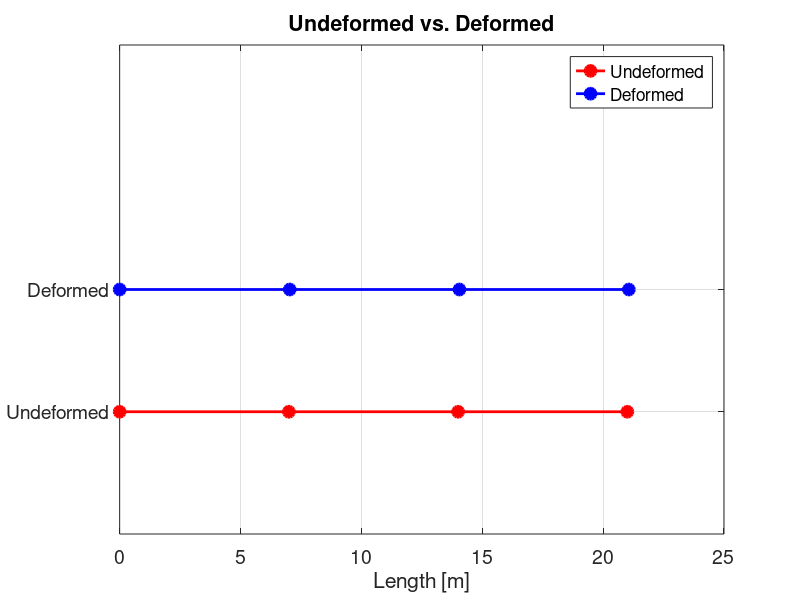
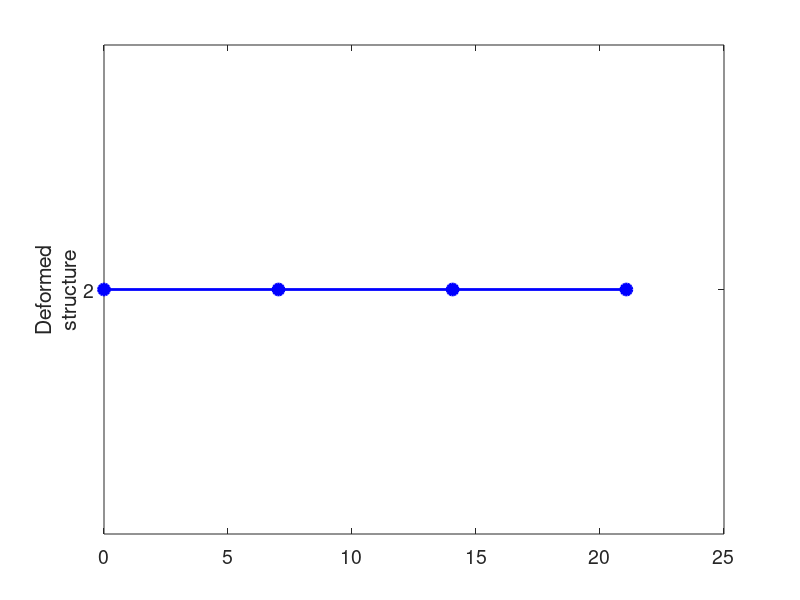

Here is the MATLAB script that generated these plots, in order: (Note: this script raises an error after producing the figures.)
% FEM assignment 1

clear;close all

% I have this data regarding a structure of aligned bar elements
k = 40e3; % stiffness N/m


NrElements = 3;
NrNodes = NrElements +1;
NrFreedooms = 3;

%% Create stiffness matrix
K = zeros(NrNodes);

% Plug in the first element 
i=1;
K(i,i) = k; K(i,i+1) = -k; K(i+1,i) = -k; K(i+1,i+1) = k;

% Plug in the second element
i=2;
K(i,i) = k+K(i,i); K(i,i+1) = -k+K(i,i+1); K(i+1,i) = -k+K(i+1,i); K(i+1,i+1) = k+K(i+1,i+1);

% And the third
i=3;
K(i,i) = k+K(i,i); K(i,i+1) = -k+K(i,i+1); K(i+1,i) = -k+K(i+1,i); K(i+1,i+1) = k+K(i+1,i+1);

%% Define load vector
R = [0;560;560;280];

% Divide the structual equation into 2 matrix equations
D = zeros(4,1);

%% Solve for displacements
D(2:end) = K(2:end,2:end)\R(2:end);


%% Plotting

Undeformed_Points = [0,7,14,21];
Deformed_Points = [0,7+D(2),14+D(3)...
    ,21+D(4)];

y = ones(1,length(Undeformed_Points));
plot(Undeformed_Points, y, '-or', 'LineWidth', 2, 'MarkerSize', 8,'MarkerFaceColor', 'r');
hold on
y=y*2;
plot(Deformed_Points,y,'-ob', 'LineWidth', 2, 'MarkerSize', 8,'MarkerFaceColor', 'b')
ylim([0 4])

% Add labels and legend
xlabel('Length [m]');
legend('Undeformed', 'Deformed');

% Customize the y-axis ticks and labels
yticks([1 2]);
yticklabels({'Undeformed', 'Deformed'});

% Customize the appearance
grid on;
title('Undeformed vs. Deformed');
set(gca,'FontSize',14)
set(gcf,'color','white')

hold off

%% Calculate strains
L_element = 7;
E = 210e9; % [Pa]
eps_1 = (D(2)-D(1))/L_element;
eps_2 = (D(3)-D(2))/L_element;
eps_3 = (D(4)-D(3))/L_element;

%% Calculate stress

Stress_1 = (E*eps_1)/10^6 % Recalculate to MPa
Stress_2 = (E*eps_2)/10^6 % Recalculate to MPa
Stress_3 = (E*eps_3)/10^6 % Recalculate to MPa

%% Do stress plot

% Define stress for y-axis


% Plot deformed configuration with stress
figure
plot(Deformed_Points,y,'-ob', 'LineWidth', 2, 'MarkerSize', 8,'MarkerFaceColor', 'b')
% Customize the y-axis ticks and labels
yticks([2]);
ylabel({'Deformed'; 'structure'});
set(gca,'FontSize',14)
set(gcf,'color','white')

hold on
yyaxis right
Stress = [Stress_1, Stress_1,Stress_2,Stress_2, Stress_3,Stress_3,0];
x = [Deformed_Points(1), Deformed_Points(2), Deformed_Points(2), ...
    Deformed_Points(3),Deformed_Points(3),Deformed_Points(4),Deformed_Points(4)];

plot(x,Stress,'-o','LineWidth', 2, 'MarkerSize', 8)
ylabel('Stress [MPa]')

ylim([-0.1 1200])
legend('Structur','Stress')
title('Stress over the length of the structure')
xlabel('Length [m]')



